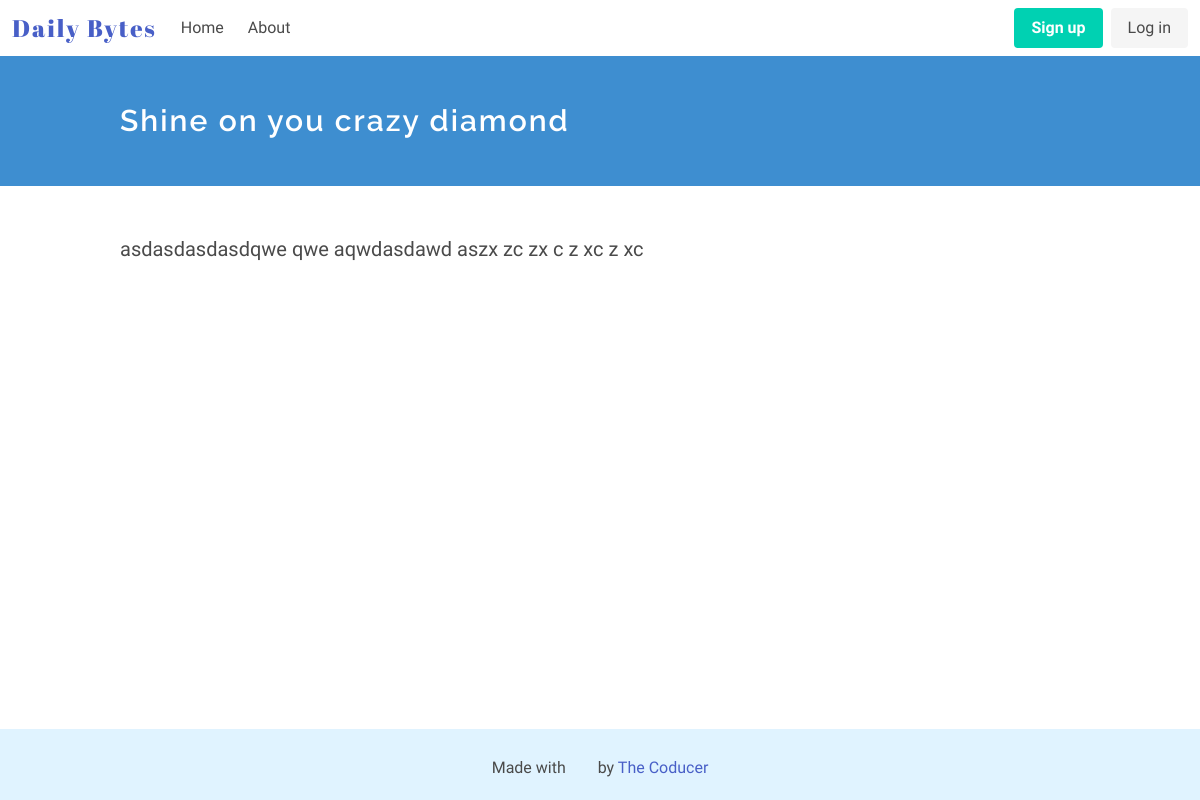
Page /entry/12 on the committed database.
### diary_app/models.py (models this page shows, shortened)
class Entry(models.Model):
    title = models.CharField(max_length=50, default='')
    text = models.TextField()
    date_posted = models.DateTimeField(auto_now_add = True)
    class Meta:
        verbose_name_plural = 'entries'

### diary_app/views.py (the view)
# urls.py: path('entry/<int:id>', views.readmore),
def readmore(request, id):
    entry = Entry.objects.get(id=id)
    return render(request, "diary_app/readmore.html", {'entry': entry})

### diary_app/templates/diary_app/readmore.html (shortened to what this page needs)
<!DOCTYPE html>
<html lang="en">
<head>
    {% extends "./base.html" %}
    {% block content %}
    {% load static %}
    <section class="hero is-info">
            <div class="hero-body">
                <div class="container">
                    <h1 class="title">
                        {{ entry.title }}
                    </h1>
                </div>
            </div>
        </section>
        <section class="section">
            <div class="container">
                <p class="read-more">{{ entry.text }}</p>
            </div>
        </section>
    {% endblock %}

### diary_app/static/css/main.css (style rules this page uses)
.title { font-size: 30px; }
.title, .subtitle { font-family: 'Raleway', sans-serif; letter-spacing: 2px; }
p { font-family: 'Muli', sans-serif; }
.section { flex: 1 0 auto; }
body { display: flex; flex-direction: column; height: 100vh; }
.read-more { font-size: 20px; }

### rows in the picture
Entry: title "Shine on you crazy diamond", text "asdasdasdasdqwe qwe aqwdasdawd aszx zc zx c z xc z xc"
